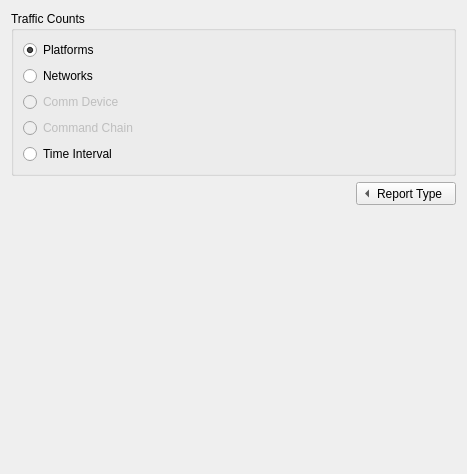
<?xml version="1.0" encoding="UTF-8"?>
<ui version="4.0">
 <class>OptionsTC</class>
 <widget class="QWidget" name="OptionsTC">
  <property name="geometry">
   <rect>
    <x>0</x>
    <y>0</y>
    <width>467</width>
    <height>474</height>
   </rect>
  </property>
  <property name="sizePolicy">
   <sizepolicy hsizetype="Expanding" vsizetype="Fixed">
    <horstretch>0</horstretch>
    <verstretch>0</verstretch>
   </sizepolicy>
  </property>
  <layout class="QVBoxLayout" name="verticalLayout_4">
   <item>
    <widget class="QGroupBox" name="groupBox">
     <property name="title">
      <string>Traffic Counts</string>
     </property>
     <layout class="QVBoxLayout">
      <item>
       <widget class="QRadioButton" name="mButtonP">
        <property name="text">
         <string>Platforms</string>
        </property>
        <property name="checked">
         <bool>true</bool>
        </property>
       </widget>
      </item>
      <item>
       <widget class="QRadioButton" name="mButtonN">
        <property name="text">
         <string>Networks</string>
        </property>
       </widget>
      </item>
      <item>
       <widget class="QRadioButton" name="mButtonCD">
        <property name="enabled">
         <bool>false</bool>
        </property>
        <property name="text">
         <string>Comm Device</string>
        </property>
       </widget>
      </item>
      <item>
       <widget class="QRadioButton" name="mButtonCC">
        <property name="enabled">
         <bool>false</bool>
        </property>
        <property name="text">
         <string>Command Chain</string>
        </property>
       </widget>
      </item>
      <item>
       <widget class="QRadioButton" name="mButtonTI">
        <property name="text">
         <string>Time Interval</string>
        </property>
       </widget>
      </item>
     </layout>
    </widget>
   </item>
   <item>
    <layout class="QHBoxLayout" name="horizontalLayout_2">
     <item>
      <spacer name="horizontalSpacer">
       <property name="orientation">
        <enum>Qt::Horizontal</enum>
       </property>
       <property name="sizeHint" stdset="0">
        <size>
         <width>40</width>
         <height>20</height>
        </size>
       </property>
      </spacer>
     </item>
     <item>
      <widget class="QToolButton" name="toolButton">
       <property name="sizePolicy">
        <sizepolicy hsizetype="Fixed" vsizetype="Fixed">
         <horstretch>0</horstretch>
         <verstretch>0</verstretch>
        </sizepolicy>
       </property>
       <property name="contextMenuPolicy">
        <enum>Qt::NoContextMenu</enum>
       </property>
       <property name="toolTip">
        <string/>
       </property>
       <property name="layoutDirection">
        <enum>Qt::LeftToRight</enum>
       </property>
       <property name="styleSheet">
        <string notr="true"/>
       </property>
       <property name="text">
        <string>Report Type</string>
       </property>
       <property name="toolButtonStyle">
        <enum>Qt::ToolButtonTextBesideIcon</enum>
       </property>
       <property name="autoRaise">
        <bool>false</bool>
       </property>
       <property name="arrowType">
        <enum>Qt::LeftArrow</enum>
       </property>
      </widget>
     </item>
    </layout>
   </item>
   <item>
    <spacer>
     <property name="orientation">
      <enum>Qt::Vertical</enum>
     </property>
     <property name="sizeHint" stdset="0">
      <size>
       <width>20</width>
       <height>40</height>
      </size>
     </property>
    </spacer>
   </item>
  </layout>
 </widget>
 <resources/>
 <connections/>
</ui>
